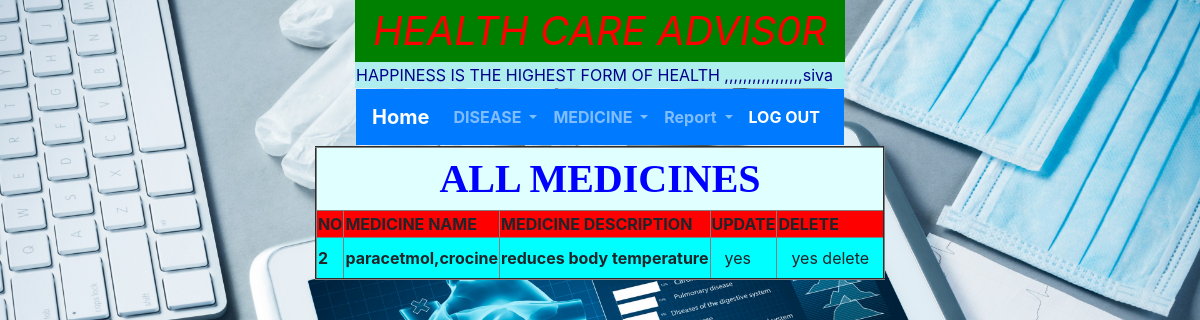
Page /all_medicines/ on the committed database.
### app_healthcare/models.py (models this page shows)
class MedicineModel(models.Model):
    medcine_no=models.IntegerField(primary_key=True)
    medcine_name=models.CharField(max_length=60)
    medcine_description=models.CharField(max_length=60)
    disease=models.ForeignKey(DiseaseModel,on_delete=models.CASCADE)

### app_healthcare/views.py (the view)
# urls.py: path('all_medicines/',views.all_medicine_data,name='all_medicines'),
def all_medicine_data(request):
    return render(request,"all_medicines.html",{"dm":MedicineModel.objects.all()})

### templates/all_medicines.html
{% extends "adminhome.html" %}
{% block adminhome %}
          <table align="center"border="2"bgcolor="aqua">
          <tr>
              <th colspan="5" style="text-align: center;color: blue;background-color: lightcyan;font-size: 40px;font-family: 'Agency FB'">ALL MEDICINES</th>
          </tr>
                    <tr>
                        <th style="background-color: red"> NO</th>
                        <th style="background-color: red">MEDICINE NAME</th>
                        <th style="background-color: red">MEDICINE DESCRIPTION</th>
                        <th style="background-color: red">UPDATE</th>
                        <th style="background-color: red">DELETE</th>
                    </tr>
                    {% for x in dm %}
                        <tr>
                        <th>{{ x.medcine_no }}</th>
                        <th>{{ x.medcine_name }}</th>
                        <th>{{ x.medcine_description }}</th>
                        <th><a href="{% url 'update_medicine' %}?mno={{ x.medcine_no }}&mname={{ x.medcine_name }}&mdesc={{ x.medcine_description }}" class="btn btn-primar">yes</a></th>
                        <th><a href="{% url 'delete_medicine' %}?mname={{ x.medcine_name }}" class="btn btn-primar">yes delete</a></th>
                        </tr>
                    {% endfor %}
                </table>
{% endblock %}

### app_healthcare/static/css/admin.css (style rules this page uses)
body { background-image: url("../images/adminhom.JPEG"); background-size: 100%; }

### rows in the picture
MedicineModel: medcine_no "2", medcine_name "paracetmol,crocine", medcine_description "reduces body temperature"
